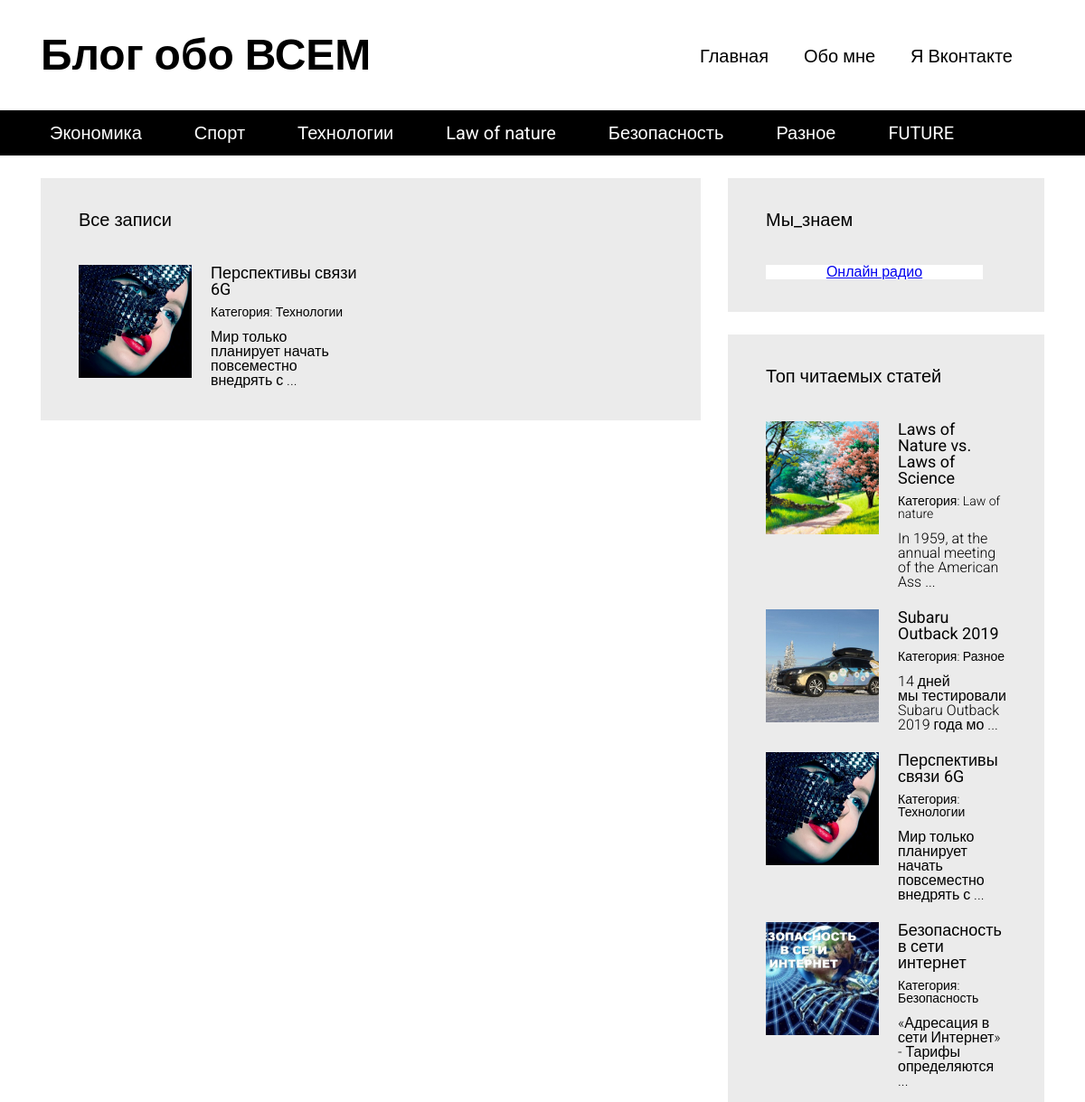
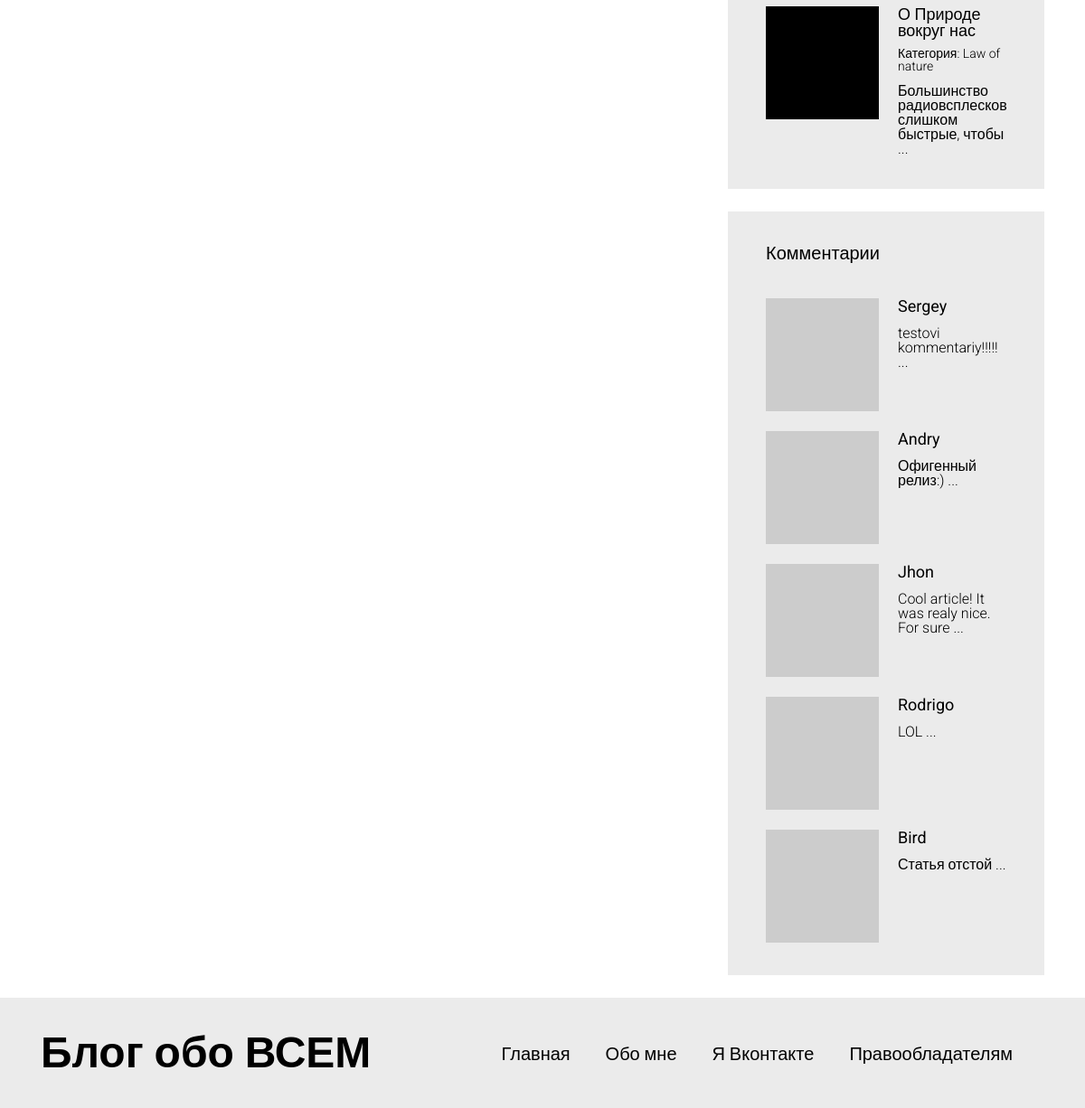
/articles.php?category=4, run on the app's committed database (2 pictures, top to bottom).
### tables this page shows
CREATE TABLE `articles_categories` (
  `id` int(11) NOT NULL,
  `title` varchar(100) NOT NULL
);

CREATE TABLE `articles` (
  `id` int(11) NOT NULL,
  `title` varchar(255) DEFAULT NULL,
  `image` varchar(40) NOT NULL,
  `text` text,
  `category_id` int(11) DEFAULT NULL,
  `pubdate` datetime NOT NULL DEFAULT CURRENT_TIMESTAMP,
  `views` int(11) NOT NULL DEFAULT '0'
);

CREATE TABLE `comments` (
  `id` int(11) NOT NULL,
  `author` varchar(100) NOT NULL,
  `nickname` varchar(100) NOT NULL,
  `email` varchar(255) NOT NULL,
  `text` text NOT NULL,
  `pubdate` datetime NOT NULL,
  `articles_id` int(11) NOT NULL
);

### includes/config.php (called while the page is built, shortened)
<?php
$config = array(
	'title' => 'Блог обо ВСЕМ',
	'vk_url' => 'http://vk.com',
	'db' => array(
		'server' => 'localhost',
		'username' => 'root',
		'password' => '',
		'name' => 'blog_db'
	)
);

### articles.php (the view, shortened to what this page needs)
<?php
require "includes/config.php";
?>
<!DOCTYPE html>
<html lang="en">
<head>
  <link rel="stylesheet" type="text/css" href="/media/assets/bootstrap-grid-only/css/grid12.css">
  <link rel="stylesheet" type="text/css" href="/media/css/style.css">
</head>
<body>
  <div id="wrapper">
   <?php include "includes/header.php"; ?>
    <div id="content">
      <div class="container">
        <div class="row">
          <section class="content__left col-md-8">
            <div class="block">
              <h3>Все записи</h3>
                <div class="block__content">
                <div class="articles articles__horizontal">
                <?php
                  $v_page = 4;
                  $page = 1;
                  $category_query = '';
                     if (isset($_GET['category']))
                    {
                      $category = (int) $_GET['category'];
                      $category_query = 'WHERE `category_id` = '. $category;
                    }
                         $total_count_q = mysqli_query($connection, "SELECT * FROM `articles` $category_query ORDER BY `id` DESC " );
                         $total_count = mysqli_num_rows($total_count_q);
                         $total_pages = ceil($total_count / $v_page);
                    if ($page <= 1 || $page > $total_pages)
                    {
                      $page = 1;
                    }
                    $offset = ($v_page * $page) - $v_page;
                    $articles = mysqli_query($connection, "SELECT * FROM `articles` $category_query ORDER BY `id` DESC LIMIT $offset,$v_page" );
                    if (mysqli_num_rows($articles) <= 0)
                    {
                      echo '<article class="article">Нет статей</article>';
                    } else
                    {
                     while ($art = mysqli_fetch_assoc($articles))
                     {
                      ?>
                      <article class="article">
                        <div class="article__image" style="background-image: url(/static/images/<?php echo $art['image']; ?>);"></div>
                        <div class="article__info">
                          <a href="/article.php?id=<?php echo $art['id']; ?> "><?php echo $art['title']; ?></a>
                              <?php
                                $art_cat = false;
                                foreach ($categories as $cat) {
                                  if ($cat['id'] == $art['category_id'])
                                  {
                                    $art_cat = $cat;
                                    break;
                                  }
                                }
                              ?>
                            <div class="article__info__meta">
                              <small>Категория: <a href="articles.php?category=<?php echo $art_cat['id']; ?>"><?php echo $art_cat['title']; ?></a></small>
                            </div>
                             <div class="article__info__preview"><?php echo mb_substr(strip_tags($art['text']), 0, 50, 'utf-8'). ' ...'; ?></div>
                        </div>
                  </article>
                      <?php
                    }
                    }
                  ?>
                </div>
              </div>
            </div>
          </section>
          <section class="content__right col-md-4">
            <?php include 'includes/sidebar.php'; ?>
          </section>
        </div>
      </div>
    </div>
    <?php include 'includes/footer.php'; ?>
  </div>
</body>
</html>

### includes/header.php
<header id="header">
  <div class="header__top">
    <div class="container">
      <div class="header__top__logo">
        <h1><?php echo $config['title']; ?></h1>
      </div>
      <nav class="header__top__menu">
        <ul>
          <li><a href="/">Главная</a></li>
          <li><a href="/pages/about_me.php">Обо мне</a></li>
          <li><a href=" <?php echo $config['vk_url']; ?> " target="_blank">Я Вконтакте</a></li>
        </ul>
      </nav>
    </div>
  </div>
<?php
$categories_q = mysqli_query($connection, "SELECT * FROM `articles_categories`" );
$categories = array();
?>
<div class="header__bottom">
  <div class="container">
    <nav>
      <ul>
        <?php
          while ($cat = mysqli_fetch_assoc($categories_q))
          { ?>
           <li><a href="/articles.php?category=<?php echo $cat['id']; ?>"> <?php echo $cat['title']; ?> </a></li>
           <?php
            $categories[] = $cat;
          }
        ?>
      </ul>
    </nav>
  </div>
</div>
</header>

### includes/sidebar.php (shortened to what this page needs)
  <div class="block">
    <h3>Мы_знаем</h3>
    <div class="block__content">
    <div id="RO" style="text-align:center;width:240px;background:#fff;"><a href="http://fmradio-online.ru/" id="aRO">Онлайн радио</a></div>
    </div>
  </div>
<div class="block">
    <h3>Топ читаемых статей</h3>
    <div class="block__content">
      <div class="articles articles__vertical">
            <?php
               $articles = mysqli_query($connection, "SELECT * FROM `articles` ORDER BY `views` DESC LIMIT 5" );
                  while ($art = mysqli_fetch_assoc($articles))
                   {
                     ?>
                <article class="article">
                  <div class="article__image" style="background-image: url(/static/images/<?php echo $art['image']; ?>);">
                  </div>
                  <div class="article__info">
                    <a href="/article.php?id=<?php echo $art['id']; ?> "><?php echo $art['title']; ?></a>
                    <?php
                      $art_cat = false;
                      foreach ($categories as $cat) {
                        if ($cat['id'] == $art['category_id'])
                        {
                          $art_cat = $cat;
                          break;
                        }
                      }
                    ?>
                    <div class="article__info__meta">
                      <small>Категория: <a href="articles.php?category=<?php echo $art_cat['id']; ?>"><?php echo $art_cat['title']; ?></a></small>
                    </div>
                    <div class="article__info__preview"><?php echo mb_substr(strip_tags($art['text']), 0, 50, 'utf-8'). ' ...'; ?>
                    </div>
                  </div>
                </article>
            <?php
          }
        ?>
      </div>
    </div>
  </div>
  <div class="block">
    <h3>Комментарии</h3>
    <div class="block__content">
      <div class="articles articles__vertical">
            <?php
               $comments = mysqli_query($connection, "SELECT * FROM `comments` ORDER BY `id` DESC LIMIT 5" );
                  while ($comment = mysqli_fetch_assoc($comments))
                   {
                     ?>
                <article class="article">
                  <div class="article__image" style="background-image: url(https://www.gravatar.com/avatar/<?php md5($comment['email']); ?>?s=125);">
                  </div>
                  <div class="article__info">
                    <a href="/article.php?id=<?php echo $comment['articles_id']; ?> "><?php echo $comment['author']; ?></a>
                    <div class="article__info__preview"><?php echo mb_substr(strip_tags($comment['text']), 0, 50, 'utf-8'). ' ...'; ?>
                    </div>
                  </div>
                </article>
            <?php
          }
        ?>
      </div>
    </div>
 </div>

### media/css/style.css (style rules this page uses)
html, body, div, span, applet, object, iframe, h1, h2, h3, h4, h5, h6, p, blockquote, pre, a, abbr, acronym, address, big, cite, code, del, dfn, em, img, ins, kbd, q, s, samp, small, strike, strong, sub, sup, tt, var, b, u, i, center, dl, dt, dd, ol, ul, li, fieldset, form, label, legend, table, caption, tbody, tfoot, thead, tr, th, td, article, aside, canvas, details, embed, figure, figcaption, footer, header, hgroup, menu, nav, output, ruby, section, summary, time, mark, audio, video { margin: 0; padding: 0; border: 0; font-size: 100%; font: inherit; vertical-align: baseline; }
article, aside, details, figcaption, figure, footer, header, hgroup, menu, nav, section { display: block; }
body { line-height: 1; }
ol, ul { list-style: none; }
h1 { font-size: 48px; font-weight: bold; }
h3 { font-size: 20px; font-weight: bold; }
body { font-family: 'Roboto', sans-serif; }
#header { margin-bottom: 25px; }
#header .header__top { padding: 37px 0; }
#header .header__top .header__top__logo { float: left; }
#header .header__top .header__top__menu { padding-top: 15px; text-align: right; }
#header .header__top .header__top__menu ul > li { display: inline-block; margin-right: 35px; }
#header .header__top .header__top__menu ul > li > a { font-size: 20px; text-decoration: none; color: black; }
#header .header__bottom { height: 50px; background-color: black; line-height: 50px; }
#header .header__bottom nav ul > li { display: inline-block; margin-right: 34px; }
#header .header__bottom nav ul > li > a { color: white; font-size: 20px; text-decoration: none; padding: 3px 10px; }
.block { background-color: #ebebeb; padding: 36px 42px; margin-bottom: 25px; }
.block > h3 { font-weight: normal; }
.block .block__content { padding-top: 40px; }
.articles.articles__horizontal { font-size: 0; margin: -12px; }
.articles.articles__horizontal .article { margin-bottom: 22px; display: inline-block; vertical-align: top; width: 50%; font-size: 16px; padding: 12px; }
.articles.articles__vertical .article { margin-bottom: 22px; }
.articles .article:last-child { margin-bottom: 0; }
.articles .article:after { visibility: hidden; display: block; font-size: 0; content: " "; clear: both; height: 0; }
.articles .article .article__image { width: 125px; height: 125px; overflow: hidden; background-color: black; float: left; background-repeat: no-repeat; background-size: cover; background-position: center center; }
.articles .article .article__info { margin-left: 125px; padding-left: 21px; }
.articles .article .article__info > a { color: black; font-size: 18px; font-weight: normal; text-decoration: none; }
.articles .article .article__info > .article__info__meta { font-size: 14px; font-weight: 300; margin-top: 9px; margin-bottom: 13px; }
.articles .article .article__info > .article__info__meta a { color: black; text-decoration: none; }
.articles .article .article__info > .article__info__preview { font-size: 16px; font-weight: 300; }

### data on the page
articles_categories: title "Экономика"
articles_categories: title "Спорт"
articles_categories: title "Технологии"
articles_categories: title "Law of nature"
articles_categories: title "Безопасность"
articles_categories: title "Разное"
articles_categories: title "FUTURE"
articles: image (picture), title "Перспективы связи 6G", text "Мир только планирует начать повсеместно внедрять с"
articles: image (picture), title "Laws of Nature vs. Laws of Science", text "In 1959, at the annual meeting of the American Ass"
articles: image (picture), title "Subaru Outback 2019", text "14 дней мы тестировали Subaru Outback 2019 года мо"
articles: image (picture), title "Безопасность в сети интернет", text "«Адресация в сети Интернет» - Тарифы определяются"
articles: title "О Природе вокруг нас", text "Большинство радиовсплесков слишком быстрые, чтобы"
comments: author "Sergey", text "testovi kommentariy!!!!!"
comments: author "Andry", text "Офигенный релиз:)"
comments: author "Jhon", text "Cool article! It was realy nice. For sure"
comments: author "Rodrigo", text "LOL"
comments: author "Bird", text "Статья отстой"

### other printed values
$config['title'] "Блог обо ВСЕМ"
